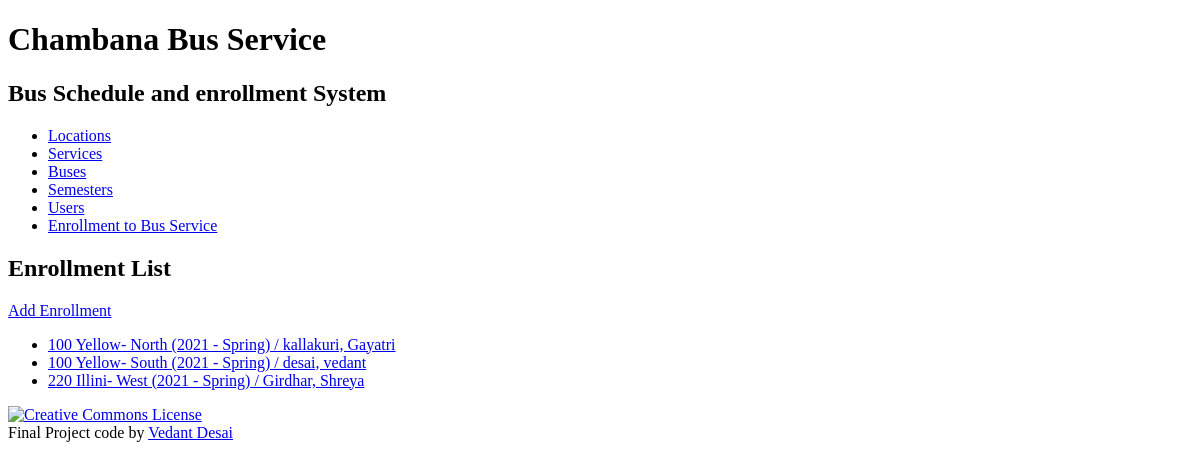
Before: /enrollment/ with the older database file.
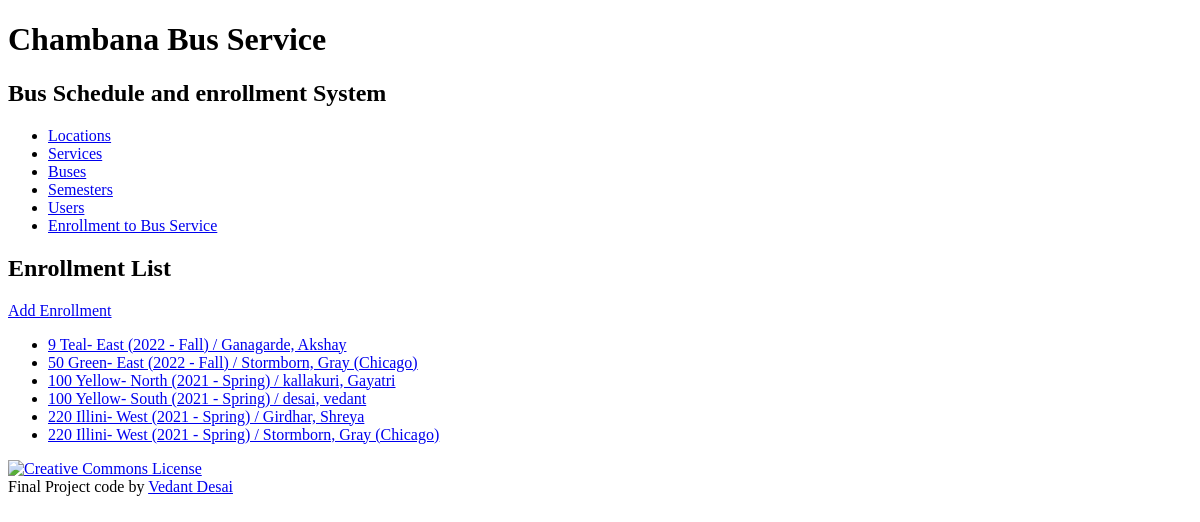
After: the same page with the newer database file.
### bookinginfo/models.py (models this page shows, shortened)
class Enrollment(models.Model):
    enroll_id = models.AutoField(primary_key=True)
    user = models.ForeignKey(User, related_name='enrollments', on_delete=models.PROTECT)
    service = models.ForeignKey(Service, related_name='enrollments', on_delete=models.PROTECT)
    def __str__(self):
        return '%s / %s' % (self.service, self.user)
    def get_absolute_url(self):
        return reverse('bookinginfo_enrollment_detail_urlpattern',
                       kwargs={'pk': self.pk}
                       )
    class Meta:
        ordering = ['service', 'user']
        constraints = [
            UniqueConstraint(fields=['service', 'user'], name='unique_enrollment')
        ]

class Service(models.Model):
    service_id = models.AutoField(primary_key=True)
    trip_direction = models.CharField(max_length=45)
    start_location = models.ForeignKey(LocationDetail, related_name='startlocation', on_delete=models.PROTECT)
    end_location = models.ForeignKey(LocationDetail, related_name='endlocation', on_delete=models.PROTECT)
    bus = models.ForeignKey(BusName, related_name='schedules', on_delete=models.PROTECT)
    semester = models.ForeignKey(Semester, related_name='schedules', on_delete=models.PROTECT)
    def __str__(self):
        return '%s %s- %s (%s)' % (self.bus.bus_number, self.bus.bus_name, self.trip_direction, self.semester.__str__())
    class Meta:
        ordering = ['bus', 'trip_direction', 'semester']
        constraints = [
            UniqueConstraint(fields=['semester', 'bus', 'trip_direction'], name='unique_service')
        ]

class BusName(models.Model):
    bus_id = models.AutoField(primary_key=True)
    bus_name = models.CharField(max_length=155)
    bus_number = models.IntegerField(unique=True)
    class Meta:
        ordering = ['bus_number', 'bus_name']
        constraints = [
            UniqueConstraint(fields=['bus_number', 'bus_name'], name='unique_busName')
        ]

class Semester(models.Model):
    semester_id = models.AutoField(primary_key=True)
    year = models.ForeignKey(Year, related_name='semesters', on_delete=models.PROTECT)
    period = models.ForeignKey(Period, related_name='semesters', on_delete=models.PROTECT)
    def __str__(self):
        return '%s - %s' % (self.year.year, self.period.period_name)
    class Meta:
        ordering = ['year__year', 'period__period_sequence']
        constraints = [
            UniqueConstraint(fields=['year', 'period'], name='unique_semester')
        ]

class Year(models.Model):
    year_id = models.AutoField(primary_key=True)
    year = models.IntegerField(unique=True)
    class Meta:
        ordering = ['year']

class Period(models.Model):
    period_id = models.AutoField(primary_key=True)
    period_sequence = models.IntegerField(unique=True)
    period_name = models.CharField(max_length=45, unique=True, default='')
    class Meta:
        ordering = ['period_sequence']

class User(models.Model):
    user_id = models.AutoField(primary_key=True)
    first_name = models.CharField(max_length=45)
    last_name = models.CharField(max_length=45)
    disambiguator = models.CharField(max_length=45, blank=True, default='')
    def __str__(self):
        result = ''
        if self.disambiguator == '':
            result = '%s, %s' % (self.last_name, self.first_name)
        else:
            result = '%s, %s (%s)' % (self.last_name, self.first_name, self.disambiguator)
        return result
    class Meta:
        ordering = ['last_name', 'first_name', 'disambiguator']
        constraints = [
            UniqueConstraint(fields=['last_name', 'first_name', 'disambiguator'], name='unique_user')
        ]

### bookinginfo/views.py (the view)
class EnrollmentList(View):
    def get(self, request):
        return render(
            request,
            'bookinginfo/enrollment_list.html',
            {'enrollment_list': Enrollment.objects.all()}
        )

### bookinginfo/templates/bookinginfo/enrollment_list.html (shortened to what this page needs)
{% extends 'bookinginfo/base.html' %}
{% block content %}
<h2>Enrollment List</h2>
    <div>
    <a href="{% url 'bookinginfo_enrollment_create_urlpattern' %}">Add Enrollment</a>
    </div>
<ul>
    {% for enrollment in enrollment_list %}
    <li>
      <a href="{{ enrollment.get_absolute_url }}">{{ enrollment }}</a>
    </li>
    {% empty %}
      <li><em> There are currently no enrollments available.</em></li>
    {% endfor %}
</ul>
{% endblock %}

Changed rows visible on the page:
added Enrollment: service+user "9 Teal- East (2022 - Fall) / Ganagarde, Akshay"
added Enrollment: service+user "50 Green- East (2022 - Fall) / Stormborn, Gray (Chicago)"
added Enrollment: service+user "220 Illini- West (2021 - Spring) / Stormborn, Gray (Chicago)"
